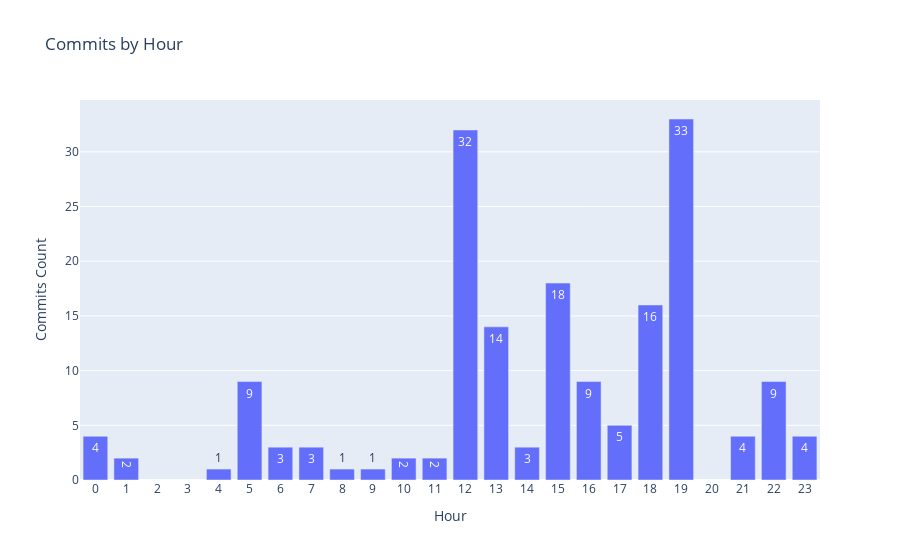

The notebook cell this image was saved under:
### Code cell
fig = go.Figure([go.Bar(
    x=commits_by_hour.index, 
    y=commits_by_hour.commit_count, 
    text=commits_by_hour.commit_count, 
    textposition='auto')])
fig.update_layout(
    title = 'Commits by Hour', 
    xaxis_title = 'Hour', 
    yaxis_title = 'Commits Count', 
    xaxis_tickmode = 'linear')
fig.show()

### Figure 1 — Plotly figure (JSON) as saved in the notebook; plotly's stock layout.template omitted (floating-point values rounded to 4 significant figures)
{"data": [{"text": [4, 2, 1, 9, 3, 3, 1, 1, 2, 2, 32, 14, 3, 18, 9, 5, 16, 33, 4, 9, 4], "textposition": "auto", "type": "bar", "x": [0, 1, 4, 5, 6, 7, 8, 9, 10, 11, 12, 13, 14, 15, 16, 17, 18, 19, 21, 22, 23], "y": [4, 2, 1, 9, 3, 3, 1, 1, 2, 2, 32, 14, 3, 18, 9, 5, 16, 33, 4, 9, 4]}], "layout": {"title": {"text": "Commits by Hour"}, "xaxis": {"tickmode": "linear", "title": {"text": "Hour"}}, "yaxis": {"title": {"text": "Commits Count"}}}}
